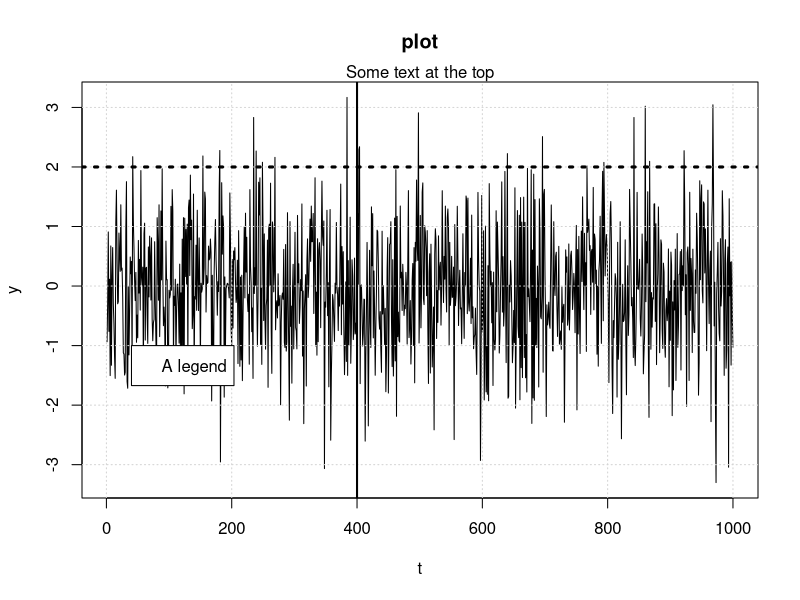

Generate this figure with R:
ls()
mat <- matrix(c(1,2,3,4,5,6),2,3,"true")
dimnames(mat) <- list(c('r1','r2'),c('c1','c2','c3'))

y = c(1,2,3)
t = c(1,2,3)
z = c('a','b','c','d')

x = list(y,z)


my_list <- list(a = c(1, 2, 3, 4, 5),
b = matrix(1:10, nrow = 2, ncol = 5),
c = data.frame(price = c(89.3, 98.2, 21.2),
stock = c("MOT", "IBM", "CSCO")),
stringsAsFactors=FALSE)

b = my_list[1]

env = new.env()

env[['first']] = 5
env[['second']] = 3
env$third = 7


plot(rnorm(1e3),type ='l',main='plot',xlab='t',ylab = 'y',cex.main=1.2) # plots a line plot
grid()
abline(v = 4e2,lwd =2,lty = 1)
abline(h=2,lwd = 3,lty = 3)
mtext("Some text at the top", side = 3)
legend(40, -1, "A legend",box.col = 'black',bg = 'white',border ='black')

w = rnorm(1000,mean=0,sd = 1)
print(seq(1,10,1))
puff = .5
if (puff<1){
  print("yay")
} else{
  print('oy')
}

for (i in 1:10) {
  cat(c('i is ',i))
}
yy = list()
for (z in c('a','b')) yy[[z]] = z
# Create a 2-row, 2-column format figure
#par(mfrow = c(2, 2))
# First plot (points).
#plot(rnorm(100), main = "Graph 1")
# Second plot (lines).
#plot(rnorm(100), main = "Graph 2", type = "l")
# Third plot (steps) with a vertical line
#plot(rnorm(100), main = "Graph 3", type = "s")
#abline(v = 50, lwd = 4)
# Fourth plot
#plot(rnorm(100), type = "h", main = "Graph 4")
# Reset the plot window
#par(mfrow = c(1, 1))



